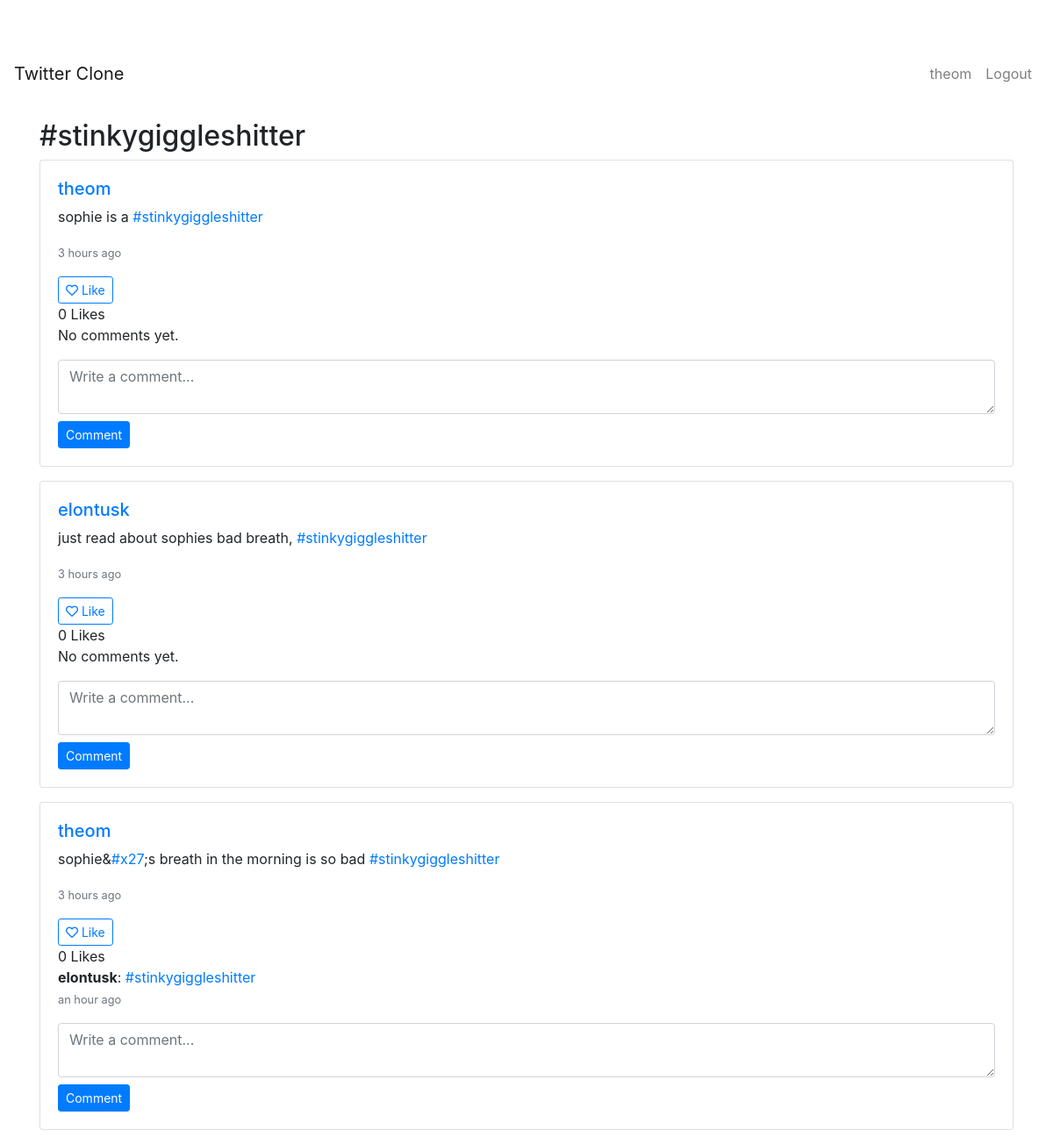
The app's page /hashtags/stinkygiggleshitter/ (signed in) with its own data.
### hashtags/models.py (models this page shows, shortened)
class Hashtag(models.Model):
    name = models.CharField(max_length=100, unique=True)

### posts/models.py (models this page shows, shortened)
class Post(models.Model):
    content = models.TextField(max_length=280)
    author = models.ForeignKey(User, on_delete=models.CASCADE, related_name='posts')
    created_at = models.DateTimeField(auto_now_add=True)
    hashtags = models.ManyToManyField(Hashtag, blank=True, related_name='posts')
    likes = models.ManyToManyField(User, blank=True, related_name='liked_posts')
    def total_likes(self):
        return self.likes.count()

### comments/models.py (models this page shows, shortened)
class Comment(models.Model):
    post = models.ForeignKey(
        Post, on_delete=models.CASCADE, related_name='comments'
    )
    author = models.ForeignKey(
        User, on_delete=models.CASCADE, related_name='comments'
    )
    content = models.TextField(max_length=280)
    created_at = models.DateTimeField(auto_now_add=True)
    hashtags = models.ManyToManyField(Hashtag, blank=True, related_name='comments')

### hashtags/views.py (the view)
# urls.py: path('<str:name>/', views.hashtag_detail, name='hashtag_detail'),
def hashtag_detail(request, name):
    hashtag = get_object_or_404(Hashtag, name=name.lower())
    posts = Post.objects.filter(hashtags=hashtag).order_by('-created_at')
    context = {
        'hashtag': hashtag,
        'posts': posts,
    }
    return render(request, 'hashtags/hashtag_detail.html', context)

### hashtags/templatetags/hashtags_extras.py (called while the page is built)
@register.filter
def link_hashtags(text):
    text = escape(text)
    def replace(match):
        hashtag = match.group(1)
        url = reverse('hashtags:hashtag_detail', args=[hashtag.lower()])
        link = f'<a href="{url}">#{hashtag}</a>'
        return link
    regex = r'#(\w+)'
    return mark_safe(re.sub(regex, replace, text))

### hashtags/templates/hashtags/hashtag_detail.html
{% extends 'base.html' %}
{% load humanize %}
{% load hashtags_extras %}
{% block content %}
<div class="container mt-4">
    <h2>#{{ hashtag.name }}</h2>
    {% if posts %}
        {% for post in posts %}
            {% include 'posts/partials/post_card.html' %}
        {% endfor %}
    {% else %}
        <p>No posts found for this hashtag.</p>
    {% endif %}
</div>
{% endblock %}

### templates/base.html (shortened to what this page needs)
{% load static %}
<!DOCTYPE html>
<html lang="en">
<head>
    <link rel="stylesheet" href="https://stackpath.bootstrapcdn.com/bootstrap/4.5.2/css/bootstrap.min.css">
    <link rel="stylesheet" href="{% static 'css/style.css' %}">
    <link rel="stylesheet" href="https://cdnjs.cloudflare.com/ajax/libs/font-awesome/5.15.1/css/all.min.css">
</head>
<body>
    <nav class="navbar navbar-expand-lg navbar-light">
        <a class="navbar-brand" href="{% url 'home' %}">Twitter Clone</a>
        <ul class="navbar-nav ml-auto">
            {% if user.is_authenticated %}
                <li class="nav-item">
                    <a class="nav-link" href="{% url 'profile' user.username %}">{{ user.username }}</a>
                </li>
                <li class="nav-item">
                    <a class="nav-link" href="{% url 'logout' %}">Logout</a>
                </li>
            {% endif %}
        </ul>
    </nav>
    {% block content %}
    {% endblock %}
</body>
</html>

### posts/templates/posts/partials/post_card.html
<div class="card mb-3">
    <div class="card-body">
        {% include 'posts/partials/post_content.html' %}
        <div class="d-flex justify-content-between align-items-center">
            <div id="like-button-{{ post.id }}">
                {% include 'posts/partials/like_button.html' %}
            </div>
        </div>
        {% include 'comments/partials/comment_section.html' %}
        {% include 'comments/partials/comment_box.html' %}
    </div>
</div>

### posts/templates/posts/partials/post_content.html
{% load humanize %}
{% load hashtags_extras %}
<h5>
    <a href="{% url 'profile' post.author.username %}">
        {{ post.author.username }}
    </a>
</h5>
<p>{{ post.content|link_hashtags|safe }}</p>
<p class="text-muted">
    <small>{{ post.created_at|naturaltime }}</small>
</p>

### posts/templates/posts/partials/like_button.html (shortened to what this page needs)
{% if user.is_authenticated %}
    <form id="like-form-{{ post.id }}" hx-post="{% url 'like_post' post.id %}" hx-target="#like-button-{{ post.id }}" hx-swap="innerHTML">
        <button type="submit" class="btn btn-sm {% if user in post.likes.all %}btn-outline-danger{% else %}btn-outline-primary{% endif %}">
            {% if user in post.likes.all %}
                <i class="fas fa-heart"></i> Unlike
            {% else %}
                <i class="far fa-heart"></i> Like
            {% endif %}
        </button>
    </form>
{% else %}
    <p><a href="{% url 'login' %}">Login</a> to like this post.</p>
{% endif %}
<span>{{ post.total_likes }} {{ post.total_likes|pluralize:"Like,Likes" }}</span>

### comments/templates/comments/partials/comment_section.html
{% load humanize %}
{% load hashtags_extras %}
<div class="comments">
    {% if post.comments.exists %}
        {% for comment in post.comments.all %}
            <div class="comment mb-2">
                <strong>{{ comment.author.username }}</strong>: {{ comment.content|link_hashtags }}
                <p class="text-muted">
                    <small>{{ comment.created_at|naturaltime }}</small>
                </p>
            </div>
        {% endfor %}
    {% else %}
        <p>No comments yet.</p>
    {% endif %}
</div>

### comments/templates/comments/partials/comment_box.html (shortened to what this page needs)
{% if user.is_authenticated %}
    <form method="post" action="{% url 'comments:add_comment' post.id %}">
        <div class="form-group mb-2">
            <textarea name="content" rows="2" class="form-control"
                      placeholder="Write a comment..."></textarea>
        </div>
        <button type="submit" class="btn btn-sm btn-primary">
            Comment
        </button>
    </form>
{% else %}
    <p>Please <a href="{% url 'login' %}">login</a> to comment.</p>
{% endif %}

### static/css/style.css (style rules this page uses)
.card { width: 100%; }
body { padding-top: 56px; }
.container { margin-top: 20px; }

### records on screen
Hashtag: name "stinkygiggleshitter"
Post: author.username "theom", content|link_hashtags "sophie is a #stinkygiggleshitter", created_at "3 hours ago", shows "Like", total_likes "0", shows "No comments yet."
Post: author.username "elontusk", content|link_hashtags "just read about sophies bad breath, #stinkygiggleshitter", created_at "3 hours ago", shows "Like", total_likes "0", shows "No comments yet."
Post: author.username "theom", content|link_hashtags "sophie& #x27 ;s breath in the morning is so bad #stinkygiggleshitter", created_at "3 hours ago", shows "Like", total_likes "0"
Comment: author.username "elontusk", content|link_hashtags "#stinkygiggleshitter", created_at "an hour ago"

### other values on screen
{{ user.username }} "theom"
